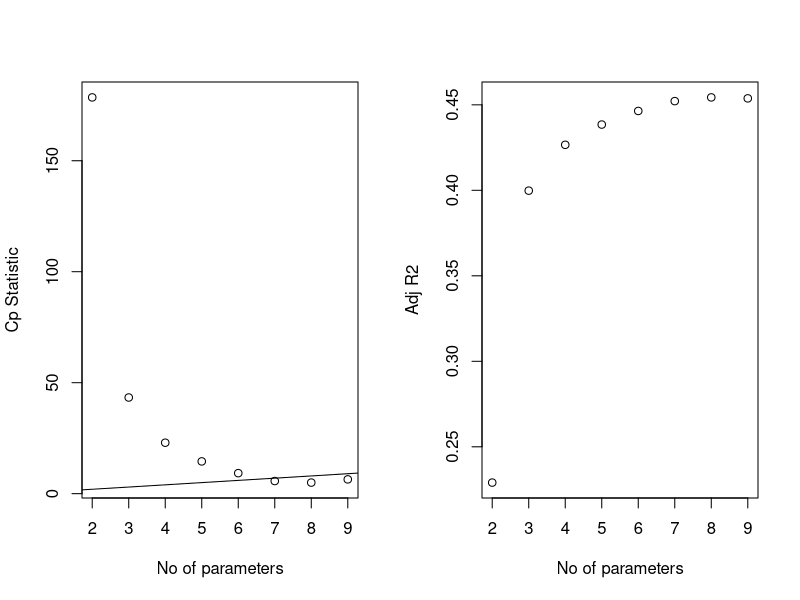

This figure's R source:
## ---- chunk 1
knitr::opts_chunk$set(echo = TRUE, message = FALSE, warning = FALSE)

library(tidyverse)
library(corrplot)
library(leaps)

## ---- chunk 2
# read data 
crime_df = 
  read_csv("./cdi.csv") %>% 
  mutate(
    region = factor(region),
    pop_density = pop / area,
    crm_1000 = 1000 * crimes / pop,
    beds_density = 1000 * beds / pop,
    docs_density = 1000 * docs / pop
  ) %>% 
  dplyr::select(-crimes, -id, -area, -pop, -cty, -state, -beds, -docs) %>% 
  dplyr::select(crm_1000, everything()) 

# fit regression using all predictors
mult.fit = lm(crm_1000 ~ ., data = crime_df)

step(mult.fit, direction = 'backward')

step(mult.fit, direction = 'forward')

step(mult.fit, direction = 'both')


## ---- chunk 3
crime_df2 = 
  read_csv("cdi.csv") %>% 
  mutate(
    region = factor(region),
    pop_density = pop / area,
    crm_1000 = 1000 * crimes / pop,
    beds_density = beds / pop,
    docs_density = docs / pop
  ) %>% 
  dplyr::select(-crimes, -id, -area, -pop, -cty, -state, -beds, -docs, -region) %>%
  dplyr::select(crm_1000, everything())
mat = as.matrix(crime_df2)
# Printing the 2 best models of each size, using the Cp criterion:
leaps(x = mat[,2:12], y = mat[,1], nbest = 2, method = "Cp")

# Printing the 2 best models of each size, using the adjusted R^2 criterion:
leaps(x = mat[,2:12], y = mat[,1], nbest = 2, method = "adjr2")

# Function regsubsets() performs a subset selection by identifying the "best" model that contains
# a certain number of predictors. By default "best" is chosen using SSE/RSS (smaller is better)
b = regsubsets(crm_1000 ~ ., data = crime_df2)
rs = summary(b)

# plot of Cp and Adj-R2 as functions of parameters
par(mfrow=c(1,2))

plot(2:9, rs$cp, xlab="No of parameters", ylab="Cp Statistic")
abline(0,1)
#6
plot(2:9, rs$adjr2, xlab="No of parameters", ylab="Adj R2")
#6
## ---- chunk 4
Model_backward =
lm(formula = crm_1000 ~ pop18 + hsgrad + bagrad + poverty + pcincome + totalinc + region + pop_density + beds_density, data = crime_df)
summary(Model_backward)
BIC(Model_backward)

Model_forward =
  lm(formula = crm_1000 ~ pop18 + pop65 + hsgrad + bagrad + poverty + unemp + pcincome + totalinc + region + pop_density + beds_density + docs_density, data = crime_df)
BIC(Model_forward)
summary(Model_forward)

Model_stepwise = 
  lm(formula = crm_1000 ~ pop18 + hsgrad + bagrad + poverty + pcincome + totalinc + region + pop_density + beds_density, data = crime_df)
summary(Model_stepwise)
BIC(Model_stepwise)

cp1 = 
  lm(formula = crm_1000 ~ pop18 + hsgrad + poverty + unemp + totalinc + pop_density + docs_density, data = crime_df2)
BIC(cp1)
summary(cp1)

cp2 = 
  lm(formula = crm_1000 ~ pop65 + hsgrad + poverty + unemp + totalinc + pop_density + docs_density, data = crime_df2)
BIC(cp2)
summary(cp2)
